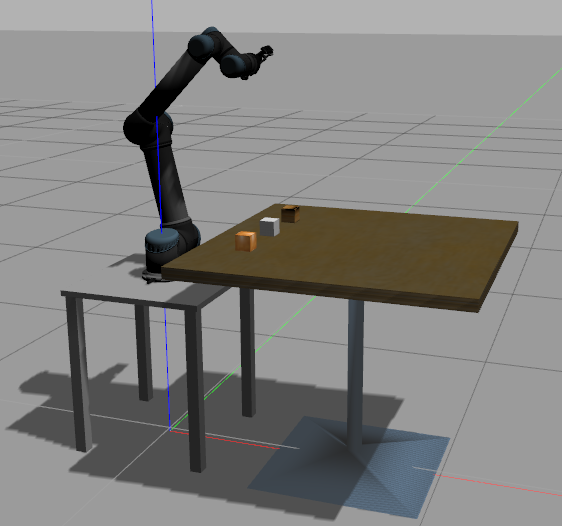
#> input picture Robot_Arm/ur5/ur5_images/ur5_cubes.png, 562 x 526 px, given in place of the camera
$ python color_detection.py
#> lines starting #> are read from the running program, lines starting #| are printed output that depends on the picture; after the words box and inside, x2 and y2 are one past the last pixel; in counts of white or black regions, pixels touching at a corner belong together
from __future__ import print_function
import cv2 as cv
import argparse
import numpy as np

red_low_H = 0
red_low_S = 130
red_low_V = 179
red_high_H = 33
red_high_S = 255
red_high_V = 255

yellow_low_H = 20
yellow_low_S = 100
yellow_low_V = 100
yellow_high_H = 30
yellow_high_S = 255
yellow_high_V = 255

green_low_H = 49
green_low_S = 39
green_low_V = 130
green_high_H = 98
green_high_S = 255
green_high_V = 255
red = "Red Detector"
yellow = "Yellow Detector"
green = "Green Detector"


erosion_size = 7
dilatation_size = 0
max_elem = 2
max_kernel_size = 21


parser = argparse.ArgumentParser(description='Code for Thresholding Operations using inRange tutorial.')
parser.add_argument('--camera', help='Camera divide number.', default=0, type=int)
args = parser.parse_args()
cap = cv.VideoCapture(args.camera)
cv.namedWindow(red)
# cv.namedWindow(yellow)
# cv.namedWindow(green)

def blobs(val):
    element = cv.getStructuringElement(cv.MORPH_RECT, (2 * erosion_size + 1, 2 * erosion_size + 1),(erosion_size, erosion_size))
    erosion_dst = cv.erode(val, element)
    element = cv.getStructuringElement(cv.MORPH_RECT, (2 * dilatation_size + 1, 2 * dilatation_size + 1),(dilatation_size, dilatation_size))
    dilatation_dst = cv.dilate(erosion_dst, element)

    params = cv.SimpleBlobDetector_Params()
    params.filterByCircularity = True
    params.minCircularity = 1.0
    params.filterByArea = True
    params.minArea = 150
    params.maxArea = 400
    params.filterByInertia = True
    params.minInertiaRatio = 0.6

    detector = cv.SimpleBlobDetector_create()

    dilatation_dst = 255-dilatation_dst
    keypoints = detector.detect(dilatation_dst)

    #print("Number of matches found: ", len(keypoints))
    blank = np.zeros((1, 1))
    blobs_d = cv.drawKeypoints(dilatation_dst, keypoints, blank, (255, 0, 0),cv.DRAW_MATCHES_FLAGS_DRAW_RICH_KEYPOINTS)
    cv.putText(blobs_d, str(len(keypoints)), (50, 50), cv.FONT_HERSHEY_SIMPLEX, 1, (0, 0, 0), 2)
    return blobs_d


while True:

    ret, frame = cap.read()
#> frame is the input picture: shape (526, 562, 3); mean B, G, R 127.5, 129.2, 129.8
    if frame is None:
        break
    frame_HSV = cv.cvtColor(frame, cv.COLOR_BGR2HSV)
#> frame_HSV: shape (526, 562, 3); mean H, S, V 8.2, 15.3, 131.3

    red_HSV = cv.inRange(frame_HSV, (red_low_H, red_low_S, red_low_V), (red_high_H, red_high_S, red_high_V))
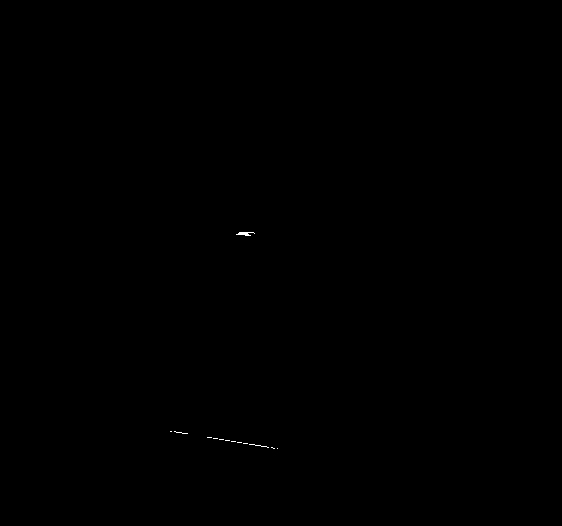
#> red_HSV: shape (526, 562); 0.04% white in thin lines or dots, all inside (x1, y1, x2, y2) = (170, 232, 278, 449)
    yellow_HSV = cv.inRange(frame_HSV, (yellow_low_H, yellow_low_S, yellow_low_V), (yellow_high_H, yellow_high_S, yellow_high_V))
#> yellow_HSV: shape (526, 562); every value is 0
    green_HSV = cv.inRange(frame_HSV, (green_low_H, green_low_S, green_low_V), (green_high_H, green_high_S, green_high_V))
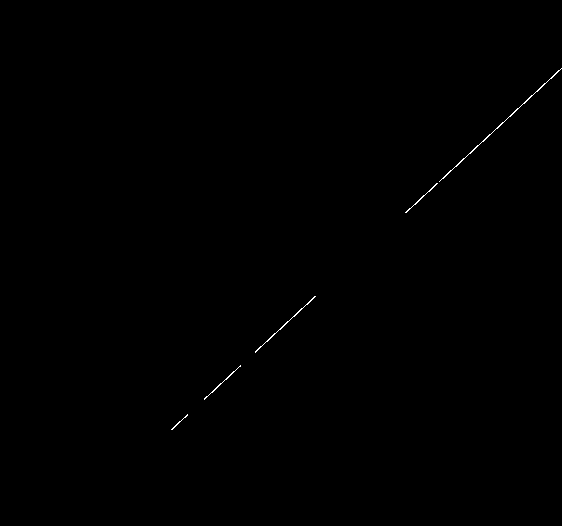
#> green_HSV: shape (526, 562); 0.15% white in thin lines or dots, all inside (x1, y1, x2, y2) = (171, 68, 562, 430)


    cv.imshow(red, blobs(red_HSV))
#> in blobs, `dilatation_dst = 255-dilatation_dst`: dilatation_dst: shape (526, 562); every value is 255
#> in blobs, `keypoints = detector.detect(dilatation_dst)`: keypoints = ()
#> in blobs, `blobs_d = cv.drawKeypoints(dilatation_dst, keypoints, blank, (255, 0, ..`: blobs_d: shape (526, 562, 3); every value is 255
#> in blobs, `cv.putText(blobs_d, str(len(keypoints)), (50, 50), cv.FONT_HERSHEY_SIM..`: blobs_d: shape (526, 562, 3); 99.9% white; 1 black region, box (x1, y1, x2, y2) and area: (52, 28, 69, 52) 170
    cv.imshow(yellow, blobs(yellow_HSV))
    cv.imshow(green, blobs(green_HSV))

    key = cv.waitKey(30)
#> (key q is pressed here)
    if key == ord('q') or key == 27:
        break
